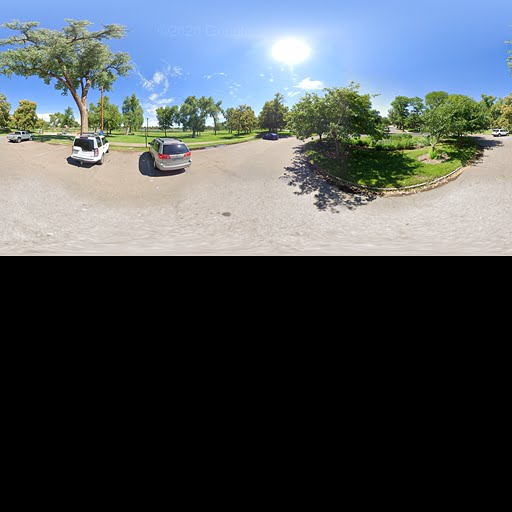
#> input picture python/tile.png, 512 x 512 px
$ python chatgpt-labeler.py tile.png
#> lines starting #> are read from the running program, lines starting #| are printed output that depends on the picture; after the words box and inside, x2 and y2 are one past the last pixel; in counts of white or black regions, pixels touching at a corner belong together
#> in extract_year, src is the input picture: shape (512, 512, 3); mean B, G, R 89.3, 85.1, 78.3
#!/usr/bin/env python3
"""
extract_copyright_flexible.py
-----------------------------
Locate and read the Street-View string  © YYYY Google  anywhere in a panorama.

Output :  "<year>\t<confidence>"          (confidence ∈ [0, 1])
Exit-1 :  watermark not found.

Dependencies
------------
opencv-python, pytesseract ≥ 0 .3, Tesseract ≥ 4.

Algorithm (concise)
-------------------
1. full-frame LAB-CLAHE → enhances faint glyphs
2. white–tophat (31 × 31) + Otsu → mask of thin bright lines
3. connected components → long/thin blobs are candidate boxes
4. each candidate (with a 25 px margin) is up-scaled ×4 and sent to
   Tesseract (digits only).
   First 4-digit token ∈ [2008, 2025] wins; its mean digit confidence is
   returned.
"""

from __future__ import annotations
import sys, re
from pathlib import Path
import cv2, pytesseract
import numpy as np
from typing import Tuple, Optional

YEAR_RX  = re.compile(r"^\d{4}$")
VALID    = range(2008, 2026)
TESS_CFG = "--psm 7 --oem 3 -c tessedit_char_whitelist=0123456789"
PAD      = 25                           # px padding round each candidate box


# --------------------------------------------------------------------------- #
def _preproc_full(img: np.ndarray) -> np.ndarray:
    l = cv2.cvtColor(img, cv2.COLOR_BGR2LAB)[:, :, 0]
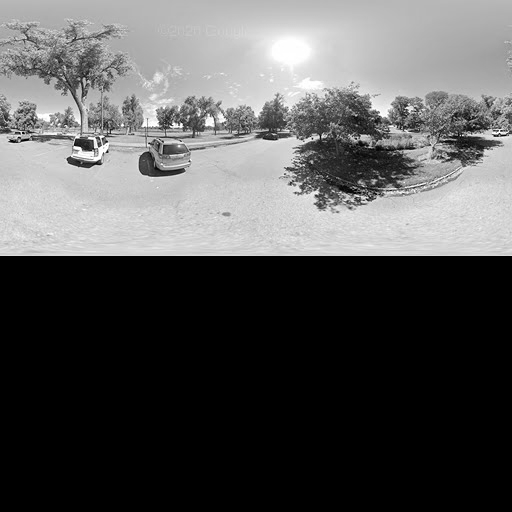
#> l: shape (512, 512); min 0, max 255, mean 87.6
    l = cv2.createCLAHE(3.0, (8, 8)).apply(l)
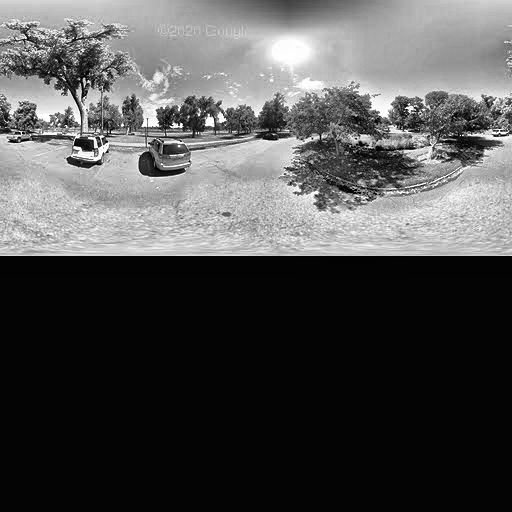
#> l: shape (512, 512); min 0, max 255, mean 81.4
    k  = cv2.getStructuringElement(cv2.MORPH_RECT, (31, 31))
    return cv2.morphologyEx(l, cv2.MORPH_TOPHAT, k)
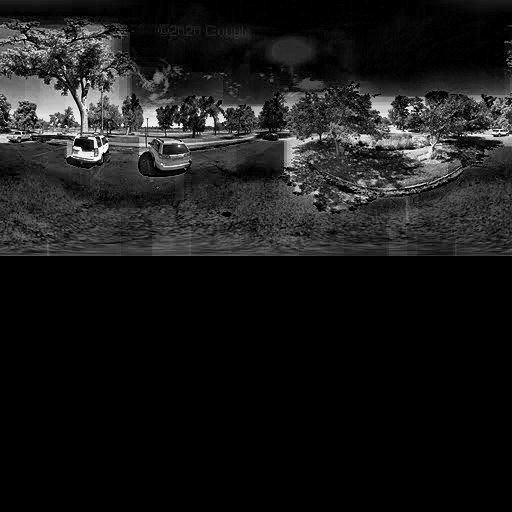
#> returned value: shape (512, 512); min 0, max 252, mean 25.9


def _boxes(mask: np.ndarray) -> list[Tuple[int, int, int, int]]:
    cnts, _ = cv2.findContours(mask, cv2.RETR_EXTERNAL, cv2.CHAIN_APPROX_SIMPLE)
    out = []
    for c in cnts:
        x, y, w, h = cv2.boundingRect(c)
        if w > 3 * h and 60 <= w <= 800 and 10 <= h <= 120:   # quick heuristics
            out.append((x, y, w, h))
    return out


def _ocr(patch: np.ndarray) -> Tuple[Optional[int], float]:
    data = pytesseract.image_to_data(
        patch, config=TESS_CFG, output_type=pytesseract.Output.DICT
    )
    for txt, conf in zip(data["text"], data["conf"]):
        if conf == "-1" or not YEAR_RX.match(txt):            # not a 4-digit token
            continue
        yr = int(txt)
        if yr in VALID:
            return yr, int(conf) / 100.0                      # scale to [0,1]
    return None, 0.0


def extract_year(path: str | Path) -> Tuple[Optional[int], float]:
    src = cv2.imread(str(path))
    if src is None:
        raise FileNotFoundError(path)

    topo = _preproc_full(src)
    _, m = cv2.threshold(topo, 0, 255, cv2.THRESH_BINARY | cv2.THRESH_OTSU)
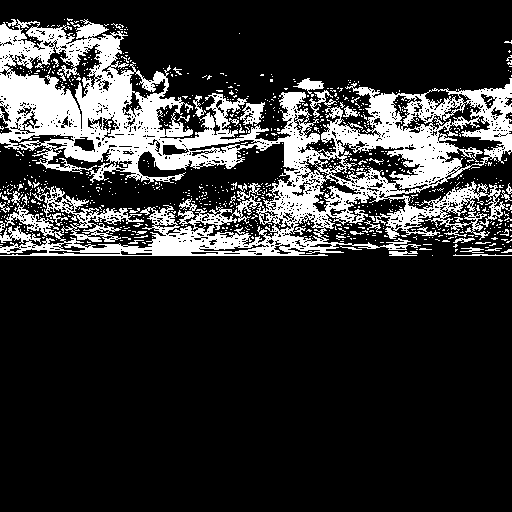
#> m: shape (512, 512); 18.9% white; 859 white regions (818 under 20 px), largest, box (x1, y1, x2, y2) and area: (0, 19, 512, 256) 43393, (32, 186, 144, 242) 1504, (293, 78, 324, 97) 231
    m = cv2.dilate(m, None, iterations=2)
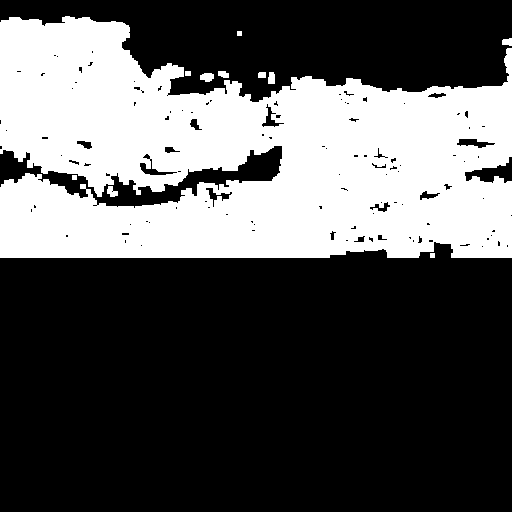
#> m: shape (512, 512); 34.2% white; 11 white regions

    best = (None, 0.0)
    for x, y, w, h in _boxes(m):
#> in _boxes, `cnts, _ = cv2.findContours(mask, cv2.RETR_EXTERNAL, cv2.CHAIN_APPROX_S..`: cnts = 11 contours, 3 with area under 20; largest, box (x1, y1, x2, y2) and area: (0, 16, 512, 258) 89505, (200, 73, 214, 82) 81, (107, 186, 118, 197) 62, (268, 72, 275, 84) 60, (502, 38, 512, 46) 50, (218, 71, 229, 78) 48, (258, 72, 266, 78) 34, (185, 71, 191, 76) 20
        x0 = max(x - PAD, 0)
        y0 = max(y - PAD, 0)
        x1 = min(x + w + PAD, src.shape[1])
        y1 = min(y + h + PAD, src.shape[0])

        patch = cv2.resize(
            src[y0:y1, x0:x1], None, fx=4, fy=4, interpolation=cv2.INTER_CUBIC
        )
        yr, conf = _ocr(patch)
        if yr is not None and conf > best[1]:
            best = (yr, conf)
#> this loop made 0 passes

    return best
# --------------------------------------------------------------------------- #


if __name__ == "__main__":
    if len(sys.argv) != 2:
        sys.exit("Usage:  python extract_copyright_flexible.py  <image>")

    year, conf = extract_year(sys.argv[1])
#> conf = 0
    if year is None:
#> (the run stopped early here; a loop or call above may not have finished)
